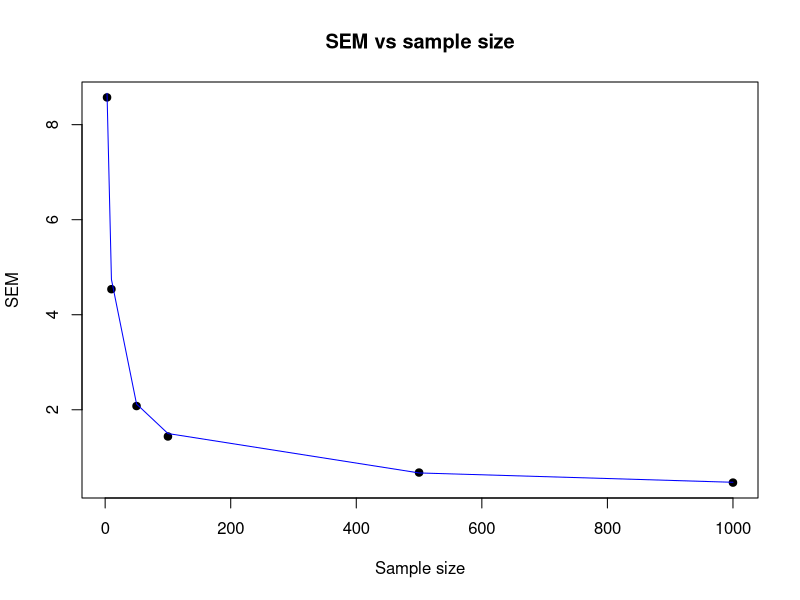
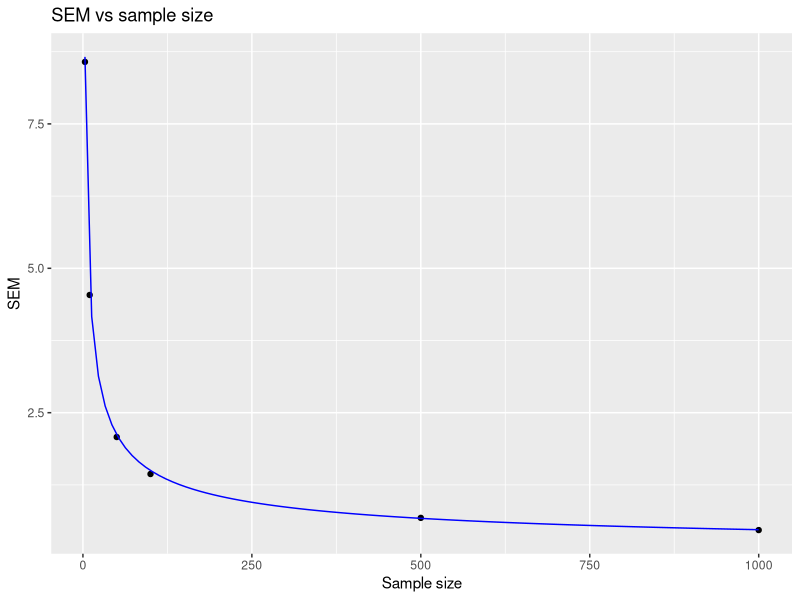
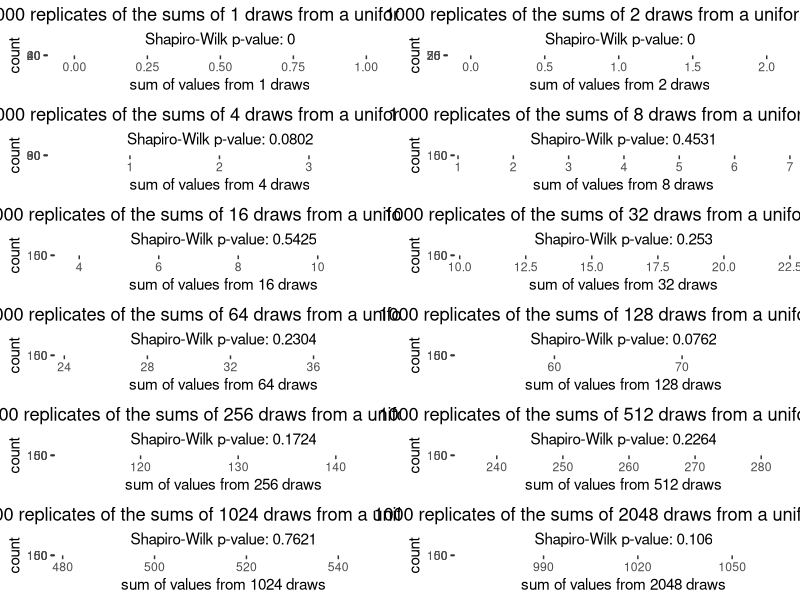

Source code (R) for these figures, in order:
## ---- chunk 1
knitr::opts_chunk$set(echo = TRUE)
## ---- chunk 2
library(ggplot2)
library(cowplot)
## ---- chunk 3
# different sample sizes we are going to try:
sample.sizes <- c(3, 10, 50, 100, 500, 1000)

# we will use the vector below to save the standard deviations of the 
# *distribution of the means* at each given sample size.
# Note that it's ok to initialize with an empty vector of length 0 - if we index 
# it out-of-bounds while assigning a value later, the vector will autoexpand 
# on assignment, see examples in the slides) 
mean.sds <- numeric(0) 
sigma <- 15

for ( N in sample.sizes ) { # try different sample sizes

 # INSERT YOUR CODE HERE: (you may want to check the slides). 
  
 # 1) At each given N (i.e. in each iteration of the outer loop) you have to draw large number 
 # (e.g. 1000) of samples of that size N, from the distribution of your choice (e.g. normal, 
 # uniform, exponential, ...), and calculate the mean of *each* of those samples. 
 # Save all those means into a vector 'm'.
  
 m <- replicate(1000, mean(rnorm(n = N, mean = 100, sd = sigma)))
 # 2) Now, with vector m in hand, we want to characterize how much the sample mean fluctuates
 # from one experiment (experiment=drawing a sample of N measurements) to the next. Instead of just
 # plotting a histogram as we did in class, this time we will calculate the standard 
 # deviation of the distribution represented by the vector m. Use function sd() to achieve that.
 sd(m)
 # 3) save the result (sd of the distributions of the means for current N) into the vector mean.sds 
 # defined above. You can use c() to concatenate, or you can use an indexing variable; 
 # in the latter case you will need to add it to the code and increment properly
 # mean.sds <- append(mean.sds, c(sd(m)), after = length(mean.sds))
 mean.sds <- c(mean.sds, sd(m))
}

# at this point, you should have the vector mean.sds filled. It should have length 6 and keep the 
# calculated values of the standard deviation of the mean (known as the standard error of the mean, SEM) 
# at different sample sizes: mean.sds[1] is the SEM at N=3, mean.sds[2] is the SEM at N=10, and so on.
length(mean.sds)
## ---- chunk 4
# let us now plot the SEM (i.e. the "typical" error we expect the sample mean to exhibit in any 
# given experiment) as a function of the sample size, N. 

plot(sample.sizes, mean.sds, main = "SEM vs sample size", 
     pch = 19, xlab = "Sample size", ylab = "SEM")
lines(x = sample.sizes, y = sigma/sqrt(sample.sizes), col = 'blue')
## ---- chunk 5
ggplot(data = data.frame(sample.sizes, mean.sds), aes(sample.sizes, mean.sds)) + geom_point() + stat_function(fun = function(x) sigma/sqrt(x), col = "blue") + labs(title = "SEM vs sample size", x = "Sample size", y = "SEM")
## ---- chunk 6
# Set up ggplot to use centered titles
theme_update(plot.title = element_text(hjust = 0.5),
             plot.subtitle = element_text(hjust = 0.5))

clt <- function(n){
  # how many times we are going to repeat the "experiment" (see the text above for what we now call an experiment):
  n.repeats <- 1000 
  s.values <- numeric() # we will use this vector to store the value of the sum, s, in each experiment
  
  for (i.exp in 1:n.repeats) { # repeat the experiment 'n.repeats' times
    # More details below. In each "experiment" we must draw the values x1, ..., xN of all the 
    # random variables we are going to sum up:
  
    ### replace with correct call: 
    x <- sum(runif(n))

  # the "measured" value of the random variable S in the current experiment is the sum of x1...xN;
  # calculate it and save into the vector s.values:
   
  ### replace with correct call: 
  s.values[i.exp] <- x
  }
  
  # we repeated the experiment 1000 times, so we have 1000 values sampled from the random variable ("process")
  # S and that should be plenty for looking at their distribution:
  
  ### replace with correct call: 
  
  # Test for normality (just for fun)
  shapiro.p <- round(shapiro.test(s.values)$p.value, digits = 4)
  
  # Generate plot (step by step):
  g <- ggplot(data = data.frame(s.values), aes(s.values))
  g <- g + labs(title = paste(n.repeats, "replicates of the sums of", n, "draws from a uniform PDF"), 
                x = paste("sum of values from", n, "draws"), 
                subtitle = paste("Shapiro-Wilk p-value:", shapiro.p)) 
  g <- g + geom_histogram(bins = 20, col = "darkblue", fill = "lightblue", alpha = 0.75) 
  # just for fun:
  g <- g + geom_freqpoly(bins = 40, col = "red")

  return(g)
}

# Define sequence of n values
N <- 2 ^ c(0:11)

# Generate a plot for each value in N
plots <- lapply(N, clt)

## ---- chunk 7
# Display plots in a grid (yay cowplot!)
plot_grid(plotlist = plots, ncol = 2)

